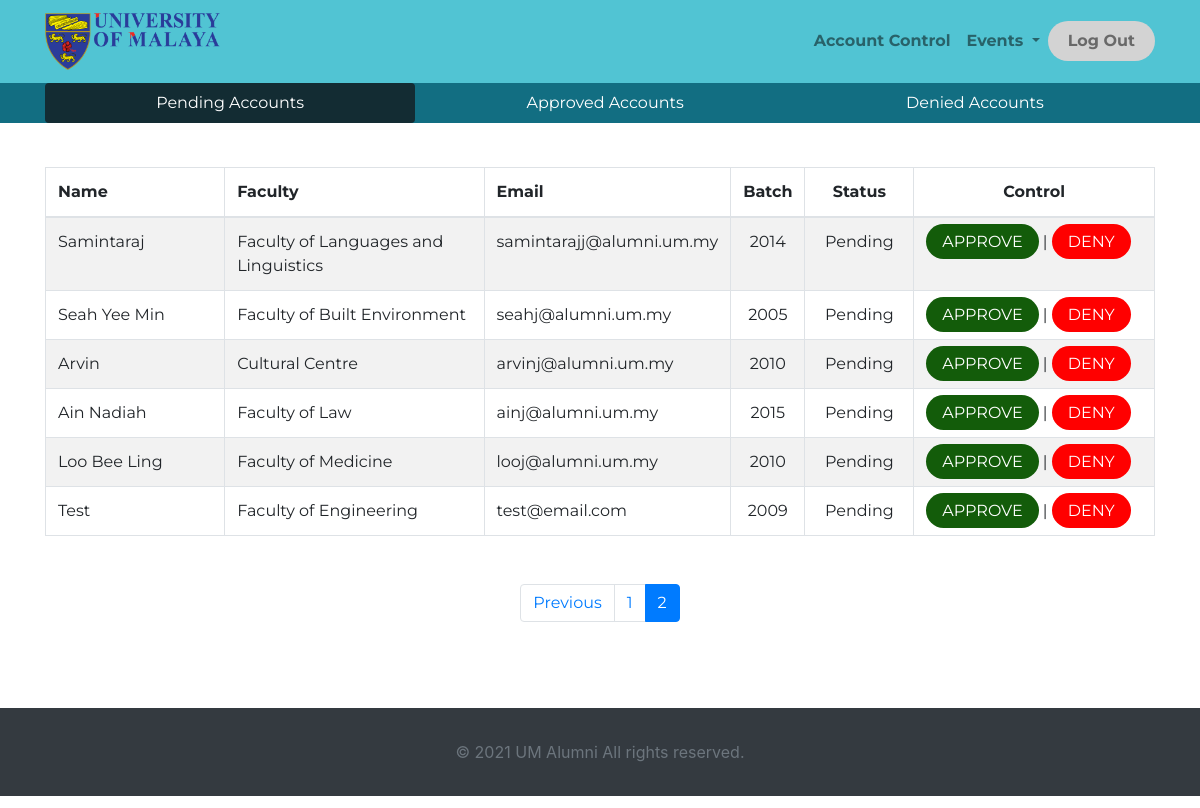
Page /pending.php?page=2 (signed in) on the committed database.
### tables this page shows
CREATE TABLE `users` (
  `id` int(10) UNSIGNED NOT NULL,
  `full_name` varchar(100) NOT NULL,
  `email` varchar(100) NOT NULL,
  `password` varchar(100) NOT NULL,
  `grad_year` year(4) NOT NULL,
  `profile_picture_url` varchar(100) NOT NULL,
  `enroll_year` year(4) NOT NULL,
  `fac_id` int(10) UNSIGNED NOT NULL,
  `status_id` int(10) UNSIGNED NOT NULL,
  `country_id` int(10) UNSIGNED NOT NULL
);

CREATE TABLE `faculties` (
  `id` int(10) UNSIGNED NOT NULL,
  `faculty` varchar(100) NOT NULL
);

CREATE TABLE `statuses` (
  `id` int(10) UNSIGNED NOT NULL,
  `status` varchar(10) NOT NULL
);

### pending.php (the view, shortened to what this page needs)
<?php
include_once("include/config.php");
$results_per_page = 10;
$number_of_result = $conn->query('SELECT count(*) from users, statuses WHERE users.status_id = statuses.id AND statuses.status = "Pending"')->fetchColumn();
$number_of_page = ceil ($number_of_result / $results_per_page);
if (!isset ($_GET['page']) ) {
    $page = 1;
} else {
    $page = $_GET['page'];
}
$current_page = $page;
$page_first_result = ($page-1) * $results_per_page;
?>
<!DOCTYPE html>
<html lang="en">
    <head>
        <link rel="stylesheet" href="https://cdn.jsdelivr.net/npm/bootstrap@4.6.0/dist/css/bootstrap.min.css">
        <link rel="stylesheet" href="https://cdnjs.cloudflare.com/ajax/libs/twitter-bootstrap/4.1.3/css/bootstrap.min.css">
        <link rel="stylesheet" href="https://cdnjs.cloudflare.com/ajax/libs/ionicons/2.0.1/css/ionicons.min.css">
        <link rel="stylesheet" href="styles/admin.css">
        <link rel="stylesheet" href="styles/page_error.css">
        <link rel="stylesheet" href="styles/custom_alert.css">
        <link rel="stylesheet" href="https://cdnjs.cloudflare.com/ajax/libs/font-awesome/5.15.3/css/all.min.css"/>
    </head>
<body class="d-flex flex-column h-100 ">
    <link href="./node_modules/bootstrap-icons/font/bootstrap-icons.css" rel="stylesheet">
    <?php include_once("adminnavigation.php"); ?>
    <main >
        <?php if(!isset($_SESSION['logged_in'])) { ?>
            <div class="error_container">
                <h1><i style="color:red;" class="fas fa-exclamation-triangle"></i> Access Denied!</h1>
                <p>
                    Please <a style="color: black" href="signin.php">Sign in</a> first to access the page.
                </p>
            </div>
        <?php } else{ ?>
        <div class="sidenav-bg">
            <div class="container">
                <nav class="nav nav-fill nav-pills sidenav">
                    <a class="nav-link activea" href="pending.php">Pending Accounts</a>
                    <a class="nav-link" href="approved.php">Approved Accounts</a>
                    <a class="nav-link" href="denied.php">Denied Accounts</a>
                </nav>
            </div>
        </div>
        <div class="container">
            <br>
            <table class="table table-striped table-hover table-bordered container" id="mainTable">
                <thead>
                    <tr>
                        <th style="width:17%">Name</th>
                        <th style="width:25%">Faculty</th>
                        <th style="width:20%">Email</th>
                        <th style="width:5%" class="text-center">Batch</th>
                        <th style="width:10%" class="text-center">Status</th>
                        <th style="width:23%" class="text-center">Control</th>
                    </tr>
                </thead>
                <tbody id="myTable">
                    <?php
                        try {
                            $query = "SELECT * FROM users, faculties, statuses WHERE (users.fac_id = faculties.id AND users.status_id = statuses.id) AND statuses.status = \"Pending\" order by users.id asc
                                    LIMIT " . $page_first_result . ',' . $results_per_page;
                            $stmt = $conn->query($query);
                            if($stmt != 0) {
                                while($res = $stmt->fetch()) {
                                    echo "<tr>";
                                echo "<td>".$res['full_name']."</td>";
                                echo "<td>".$res['faculty']."</td>";
                                echo "<td>".$res['email']."</td>";
                                echo "<td class=\"text-center\">".$res['grad_year']."</td>";
                                echo "<td class=\"text-center\">".$res['status']."</td>";
                                echo "<td><a class=\"approve-btn\" href=\"pending.php?id=$res[0]&condition=approve\" >Approve</a> | <a class=\"deny-btn\" href=\"pending.php?id=$res[0]&condition=deny\">Deny</a></td>";
                                }
                            }
                        } catch (PDOException $e) {
                            echo "Error: ".$e->getMessage();
                        }
                    ?>
                </tbody>
                </table>
                <nav aria-label="Page navigation">
                        <ul class="pagination justify-content-center mt-5">
                        <?php if($page > 1) {
                            echo '<li class="page-item"><a class="page-link" href = "pending.php?page=' . $current_page - 1 . '" tabindex="-1">Previous</a></li>';
                        }
                        for($page = 1; $page<= $number_of_page; $page++) {
                            if($page == $current_page) {
                                echo '<li class="page-item active"><a class="page-link" href = "pending.php?page=' . $page . '">' . $page . ' <span class="sr-only">(current)</span></a></li>';
                            } else {
                                echo '<li class="page-item"><a class="page-link" href = "pending.php?page=' . $page . '">' . $page . ' </a></li>';
                            }
                        }
                        ?>
                        </ul>
                </nav>
        </div>
        <?php } ?>
    </main>
    <footer id="control">
        <div class="bg-dark py-4">
            <div class="container text-center">
                <p class="text-muted mb-0 py-2">&copy; <script>document.write(new Date().getFullYear())</script> UM Alumni All rights reserved.</p>
            </div>
        </div>
    </footer>
</body>
</html>

### styles/admin.css (style rules this page uses)
main { font-family: 'Montserrat', sans-serif; }
.sidenav { background-color: #126e82; color: white; }
.sidenav-bg { background-color: #126e82; }
a { color: #ffffff; }
.activea { background-color: #132c33; }
table { margin: 20px; }
body { margin-bottom: 100px; height: 100%; }
footer { padding-top: 70px; height: 0px; }
.deny-btn { background-color: red; color: white; padding: 0.5em 1em; text-decoration: none; text-transform: uppercase; border-radius: 40px; }
.approve-btn { background-color: rgb(19, 92, 10); color: white; padding: 0.5em 1em; text-decoration: none; text-transform: uppercase; border-radius: 40px; }

### rows in the picture
users: full_name "Samintaraj", faculties.faculty "Faculty of Languages and Linguistics", email "samintarajj@alumni.um.my", grad_year "2014", status.status "Pending"
users: full_name "Seah Yee Min", faculties.faculty "Faculty of Built Environment", email "seahj@alumni.um.my", grad_year "2005", status.status "Pending"
users: full_name "Arvin", faculties.faculty "Cultural Centre", email "arvinj@alumni.um.my", grad_year "2010", status.status "Pending"
users: full_name "Ain Nadiah", faculties.faculty "Faculty of Law", email "ainj@alumni.um.my", grad_year "2015", status.status "Pending"
users: full_name "Loo Bee Ling", faculties.faculty "Faculty of Medicine", email "looj@alumni.um.my", grad_year "2010", status.status "Pending"
users: full_name "Test", faculties.faculty "Faculty of Engineering", email "test@email.com", grad_year "2009", status.status "Pending"
